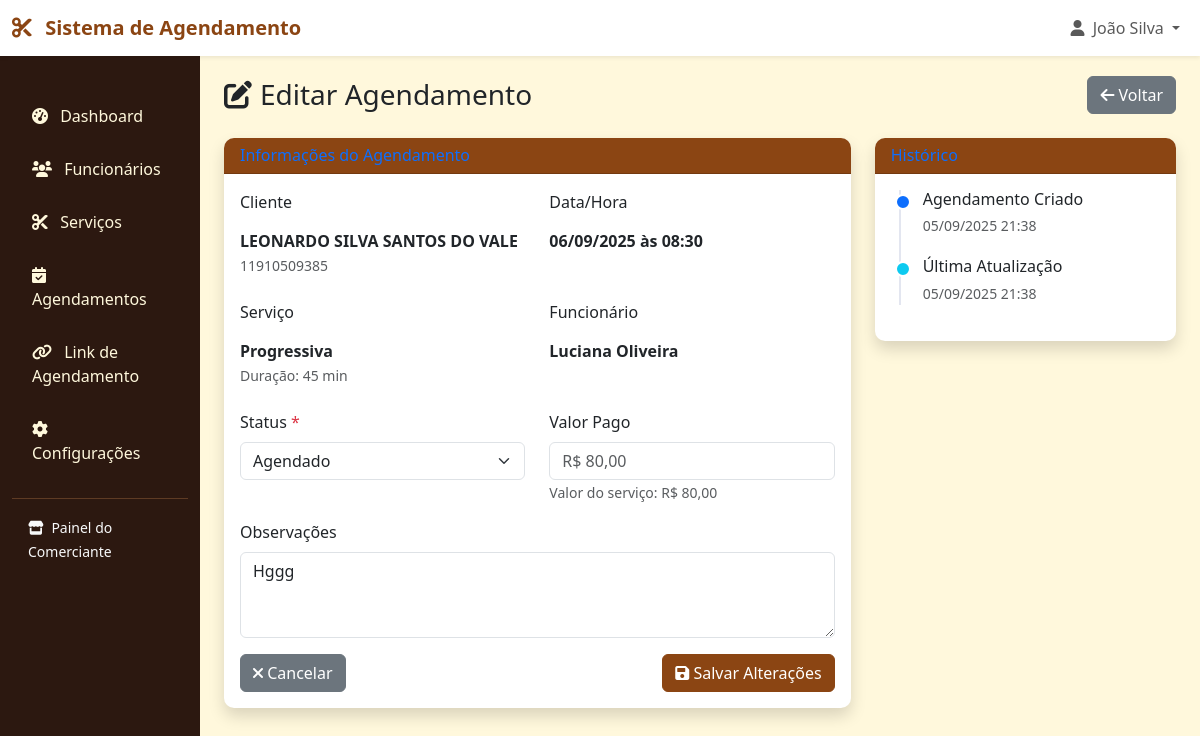
Page /comerciante/agendamentos/2/edit/ (signed in) on the committed database.
### accounts/models.py (models this page shows, shortened)
class User(AbstractUser):
    TIPO_USUARIO_CHOICES = [
        ('admin', 'Administrador'),
        ('comerciante', 'Comerciante'),
        ('funcionario', 'Funcionário'),
    ]
    tipo_usuario = models.CharField(
        max_length=20,
        choices=TIPO_USUARIO_CHOICES,
        default='comerciante',
        verbose_name='Tipo de Usuário'
    )
    telefone = models.CharField(
        max_length=20,
        blank=True,
        null=True,
        verbose_name='Telefone'
    )
    data_nascimento = models.DateField(
        blank=True,
        null=True,
        verbose_name='Data de Nascimento'
    )
    foto_perfil = models.ImageField(
        upload_to='perfil/',
        blank=True,
        null=True,
        verbose_name='Foto do Perfil'
    )
    ativo = models.BooleanField(
        default=True,
        verbose_name='Ativo'
    )
    data_criacao = models.DateTimeField(
        auto_now_add=True,
        verbose_name='Data de Criação'
    )
    data_atualizacao = models.DateTimeField(
        auto_now=True,
        verbose_name='Data de Atualização'
    )
    class Meta:
        verbose_name = 'Usuário'
        verbose_name_plural = 'Usuários'
        ordering = ['-data_criacao']
    def is_comerciante(self):
        return self.tipo_usuario == 'comerciante'
    def is_funcionario(self):
        return self.tipo_usuario == 'funcionario'

### agendamento/models.py (models this page shows, shortened)
class Agendamento(models.Model):
    STATUS_CHOICES = [
        ('agendado', 'Agendado'),
        ('confirmado', 'Confirmado'),
        ('em_andamento', 'Em Andamento'),
        ('concluido', 'Concluído'),
        ('cancelado', 'Cancelado'),
        ('nao_compareceu', 'Não Compareceu'),
    ]
    comerciante = models.ForeignKey(
        Comerciante,
        on_delete=models.CASCADE,
        related_name='agendamentos',
        verbose_name='Comerciante'
    )
    cliente = models.ForeignKey(
        Cliente,
        on_delete=models.CASCADE,
        related_name='agendamentos',
        verbose_name='Cliente'
    )
    funcionario = models.ForeignKey(
        Funcionario,
        on_delete=models.CASCADE,
        related_name='agendamentos',
        verbose_name='Funcionário'
    )
    servico = models.ForeignKey(
        Servico,
        on_delete=models.CASCADE,
        related_name='agendamentos',
        verbose_name='Serviço'
    )
    data_agendamento = models.DateTimeField(
        verbose_name='Data e Hora do Agendamento'
    )
    status = models.CharField(
        max_length=20,
        choices=STATUS_CHOICES,
        default='agendado',
        verbose_name='Status'
    )
    observacoes = models.TextField(
        blank=True,
        verbose_name='Observações'
    )
    valor_pago = models.DecimalField(
        max_digits=10,
        decimal_places=2,
        blank=True,
        null=True,
        validators=[MinValueValidator(Decimal('0'))],
        verbose_name='Valor Pago'
    )
    data_criacao = models.DateTimeField(
        auto_now_add=True,
        verbose_name='Data de Criação'
    )
    data_atualizacao = models.DateTimeField(
        auto_now=True,
        verbose_name='Data de Atualização'
    )
    class Meta:
        verbose_name = 'Agendamento'
        verbose_name_plural = 'Agendamentos'
        ordering = ['-data_agendamento']

class Cliente(models.Model):
    nome = models.CharField(
        max_length=200,
        verbose_name='Nome Completo'
    )
    email = models.EmailField(
        verbose_name='E-mail'
    )
    telefone = models.CharField(
        max_length=20,
        verbose_name='Telefone'
    )
    data_nascimento = models.DateField(
        blank=True,
        null=True,
        verbose_name='Data de Nascimento'
    )
    observacoes = models.TextField(
        blank=True,
        verbose_name='Observações',
        help_text='Alergias, preferências, etc.'
    )
    comerciante = models.ForeignKey(
        Comerciante,
        on_delete=models.CASCADE,
        related_name='clientes',
        verbose_name='Comerciante'
    )
    data_cadastro = models.DateTimeField(
        auto_now_add=True,
        verbose_name='Data de Cadastro'
    )
    class Meta:
        verbose_name = 'Cliente'
        verbose_name_plural = 'Clientes'
        ordering = ['nome']
        unique_together = ['email', 'comerciante']

class Servico(models.Model):
    comerciante = models.ForeignKey(
        Comerciante,
        on_delete=models.CASCADE,
        related_name='servicos',
        verbose_name='Comerciante'
    )
    nome = models.CharField(
        max_length=200,
        verbose_name='Nome do Serviço'
    )
    descricao = models.TextField(
        blank=True,
        verbose_name='Descrição'
    )
    preco = models.DecimalField(
        max_digits=10,
        decimal_places=2,
        validators=[MinValueValidator(Decimal('0'))],
        verbose_name='Preço'
    )
    duracao_minutos = models.PositiveIntegerField(
        verbose_name='Duração (minutos)'
    )
    funcionarios = models.ManyToManyField(
        Funcionario,
        related_name='servicos',
        verbose_name='Funcionários que realizam este serviço'
    )
    ativo = models.BooleanField(
        default=True,
        verbose_name='Ativo'
    )
    data_criacao = models.DateTimeField(
        auto_now_add=True,
        verbose_name='Data de Criação'
    )
    class Meta:
        verbose_name = 'Serviço'
        verbose_name_plural = 'Serviços'
        ordering = ['nome']

class Funcionario(models.Model):
    user = models.OneToOneField(
        settings.AUTH_USER_MODEL,
        on_delete=models.CASCADE,
        verbose_name='Usuário'
    )
    comerciante = models.ForeignKey(
        Comerciante,
        on_delete=models.CASCADE,
        related_name='funcionarios',
        verbose_name='Comerciante'
    )
    especialidades = models.TextField(
        verbose_name='Especialidades',
        help_text='Ex: Corte masculino, Coloração, Escova progressiva'
    )
    horario_trabalho = models.TextField(
        verbose_name='Horário de Trabalho',
        help_text='Ex: Segunda a Sexta: 9h às 17h'
    )
    comissao_percentual = models.DecimalField(
        max_digits=5,
        decimal_places=2,
        validators=[MinValueValidator(Decimal('0')), MaxValueValidator(Decimal('100'))],
        default=Decimal('30'),
        verbose_name='Comissão (%)'
    )
    ativo = models.BooleanField(
        default=True,
        verbose_name='Ativo'
    )
    data_contratacao = models.DateField(
        auto_now_add=True,
        verbose_name='Data de Contratação'
    )
    class Meta:
        verbose_name = 'Funcionário'
        verbose_name_plural = 'Funcionários'
        ordering = ['user__first_name']

### comerciante_panel/views.py (the view, shortened to what this page needs)
# urls.py: path('agendamentos/<int:pk>/edit/', views.agendamento_edit, name='agendamento_edit'),
@login_required
@user_passes_test(is_comerciante_or_funcionario)
def agendamento_edit(request, pk):
    comerciante = get_comerciante_from_user(request.user)
    agendamento = get_object_or_404(Agendamento, pk=pk, comerciante=comerciante)
    if request.user.is_funcionario() and agendamento.funcionario != request.user.funcionario:
        messages.error(request, 'Você só pode editar seus próprios agendamentos.')
        return redirect('comerciante_panel:agendamentos_list')
    return render(request, 'comerciante_panel/agendamento_form.html', {
        'agendamento': agendamento,
        'status_choices': Agendamento.STATUS_CHOICES,
        'comerciante': comerciante
    })

### comerciante_panel/views.py (called while the page is built)
def is_comerciante_or_funcionario(user):
    return user.is_authenticated and (user.is_comerciante() or user.is_funcionario())

def get_comerciante_from_user(user):
    if user.is_comerciante():
        return user.comerciante
    elif user.is_funcionario():
        return user.funcionario.comerciante
    return None

### templates/comerciante_panel/agendamento_form.html (shortened to what this page needs)
{% extends 'comerciante_panel/base_comerciante.html' %}
{% load static %}
{% block content %}
<div class="d-sm-flex align-items-center justify-content-between mb-4">
    <h1 class="h3 mb-0 text-gray-800">
        <i class="fas fa-edit me-2"></i>Editar Agendamento
    </h1>
    <a href="{% url 'comerciante_panel:agendamentos_list' %}" class="btn btn-secondary">
        <i class="fas fa-arrow-left"></i> Voltar
    </a>
</div>
<div class="row">
    <div class="col-lg-8">
        <div class="card shadow">
            <div class="card-header">
                <h6 class="m-0 font-weight-bold text-primary">Informações do Agendamento</h6>
            </div>
            <div class="card-body">
                <form method="post">
                    <div class="row mb-3">
                        <div class="col-md-6">
                            <label class="form-label">Cliente</label>
                            <div class="form-control-plaintext">
                                <strong>{{ agendamento.cliente.nome }}</strong><br>
                                <small class="text-muted">{{ agendamento.cliente.telefone }}</small>
                            </div>
                        </div>
                        <div class="col-md-6">
                            <label class="form-label">Data/Hora</label>
                            <div class="form-control-plaintext">
                                <strong>{{ agendamento.data_agendamento|date:"d/m/Y" }} às {{ agendamento.data_agendamento|time:"H:i" }}</strong>
                            </div>
                        </div>
                    </div>
                    <div class="row mb-3">
                        <div class="col-md-6">
                            <label class="form-label">Serviço</label>
                            <div class="form-control-plaintext">
                                <strong>{{ agendamento.servico.nome }}</strong><br>
                                <small class="text-muted">Duração: {{ agendamento.servico.duracao_minutos }} min</small>
                            </div>
                        </div>
                        <div class="col-md-6">
                            <label class="form-label">Funcionário</label>
                            <div class="form-control-plaintext">
                                <strong>{{ agendamento.funcionario.user.get_full_name }}</strong>
                            </div>
                        </div>
                    </div>
                    <div class="row mb-3">
                        <div class="col-md-6">
                            <label for="status" class="form-label">Status <span class="text-danger">*</span></label>
                            <select class="form-select" id="status" name="status" required>
                                {% for value, label in status_choices %}
                                    <option value="{{ value }}" {% if agendamento.status == value %}selected{% endif %}>{{ label }}</option>
                                {% endfor %}
                            </select>
                        </div>
                        <div class="col-md-6">
                            <label for="valor_pago" class="form-label">Valor Pago</label>
                            <input type="number" class="form-control" id="valor_pago" name="valor_pago"
                                   step="0.01" min="0" max="{{ agendamento.servico.preco }}"
                                   value="{{ agendamento.valor_pago|default:'' }}"
                                   placeholder="R$ {{ agendamento.servico.preco }}">
                            <small class="text-muted">Valor do serviço: R$ {{ agendamento.servico.preco }}</small>
                        </div>
                    </div>
                    <div class="mb-3">
                        <label for="observacoes" class="form-label">Observações</label>
                        <textarea class="form-control" id="observacoes" name="observacoes" rows="3"
                                  placeholder="Observações sobre o agendamento...">{{ agendamento.observacoes|default:'' }}</textarea>
                    </div>
                    <div class="d-flex justify-content-between">
                        <a href="{% url 'comerciante_panel:agendamentos_list' %}" class="btn btn-secondary">
                            <i class="fas fa-times"></i> Cancelar
                        </a>
                        <button type="submit" class="btn btn-primary">
                            <i class="fas fa-save"></i> Salvar Alterações
                        </button>
                    </div>
                </form>
            </div>
        </div>
    </div>
    <div class="col-lg-4">
        <div class="card shadow">
            <div class="card-header">
                <h6 class="m-0 font-weight-bold text-primary">Histórico</h6>
            </div>
            <div class="card-body">
                <div class="timeline">
                    <div class="timeline-item">
                        <div class="timeline-marker bg-primary"></div>
                        <div class="timeline-content">
                            <h6 class="mb-1">Agendamento Criado</h6>
                            <small class="text-muted">{{ agendamento.data_criacao|date:"d/m/Y H:i" }}</small>
                        </div>
                    </div>
                    {% if agendamento.data_atualizacao != agendamento.data_criacao %}
                    <div class="timeline-item">
                        <div class="timeline-marker bg-info"></div>
                        <div class="timeline-content">
                            <h6 class="mb-1">Última Atualização</h6>
                            <small class="text-muted">{{ agendamento.data_atualizacao|date:"d/m/Y H:i" }}</small>
                        </div>
                    </div>
                    {% endif %}
                </div>
            </div>
        </div>
    </div>
</div>
{% endblock %}

### templates/base/base.html (shortened to what this page needs)
<!DOCTYPE html>
<html lang="pt-br">
<head>
    <link href="https://cdn.jsdelivr.net/npm/bootstrap@5.3.0/dist/css/bootstrap.min.css" rel="stylesheet">
    <link href="https://cdnjs.cloudflare.com/ajax/libs/font-awesome/6.0.0/css/all.min.css" rel="stylesheet">
</head>
<body>
    {% if user.is_authenticated %}
        <nav class="navbar navbar-expand-lg navbar-light bg-white shadow-sm">
            <div class="container-fluid">
                <a class="navbar-brand" href="#">
                    <i class="fas fa-cut me-2"></i>
                    Sistema de Agendamento
                </a>
                <div class="navbar-nav ms-auto">
                    <div class="nav-item dropdown">
                        <a class="nav-link dropdown-toggle" href="#" role="button" data-bs-toggle="dropdown">
                            <i class="fas fa-user me-1"></i>
                            {{ user.get_full_name|default:user.username }}
                        </a>
                    </div>
                </div>
            </div>
        </nav>
        <div class="container-fluid">
            <div class="row">
                {% block sidebar %}{% endblock %}
                <main class="col-md-9 ms-sm-auto col-lg-10 px-md-4 main-content">
                    {% block content %}{% endblock %}
                </main>
            </div>
        </div>
    {% else %}
        {% block login_content %}{% endblock %}
    {% endif %}
</body>
</html>

### templates/base/base.html (style rules this page uses)
:root { --primary-color: #8B4513; --secondary-color: #D2691E; --accent-color: #F4A460; --dark-color: #2C1810; --light-color: #FFF8DC; }
body { background-color: var(--light-color); font-family: 'Segoe UI', Tahoma, Geneva, Verdana, sans-serif; }
.navbar-brand { font-weight: bold; color: var(--primary-color) !important; }
.btn-primary { background-color: var(--primary-color); border-color: var(--primary-color); }
.main-content { padding: 20px; }
.card { border: none; box-shadow: 0 2px 10px rgba(0,0,0,0.1); border-radius: 10px; }
.card-header { background-color: var(--primary-color); color: white; border-radius: 10px 10px 0 0 !important; }

### templates/comerciante_panel/agendamento_form.html (style rules this page uses)
.timeline { position: relative; padding-left: 20px; }
.timeline::before { content: ''; position: absolute; left: 8px; top: 0; height: 100%; width: 2px; background-color: #e3e6f0; }
.timeline-item { position: relative; margin-bottom: 20px; }
.timeline-marker { position: absolute; left: -16px; top: 4px; width: 16px; height: 16px; border-radius: 50%; border: 2px solid #fff; }
.timeline-content { padding-left: 12px; }

### rows in the picture
User: get_full_name "João Silva"
Agendamento: cliente.nome "LEONARDO SILVA SANTOS DO VALE", cliente.telefone "11910509385", data_agendamento "06/09/2025", data_agendamento "08:30", servico.nome "Progressiva", servico.duracao_minutos "45", funcionario.user.get_full_name "Luciana Oliveira", status "Agendado", valor_pago "R$ 80,00", servico.preco "80,00", observacoes "Hggg", data_criacao "05/09/2025 21:38", data_atualizacao "05/09/2025 21:38"
